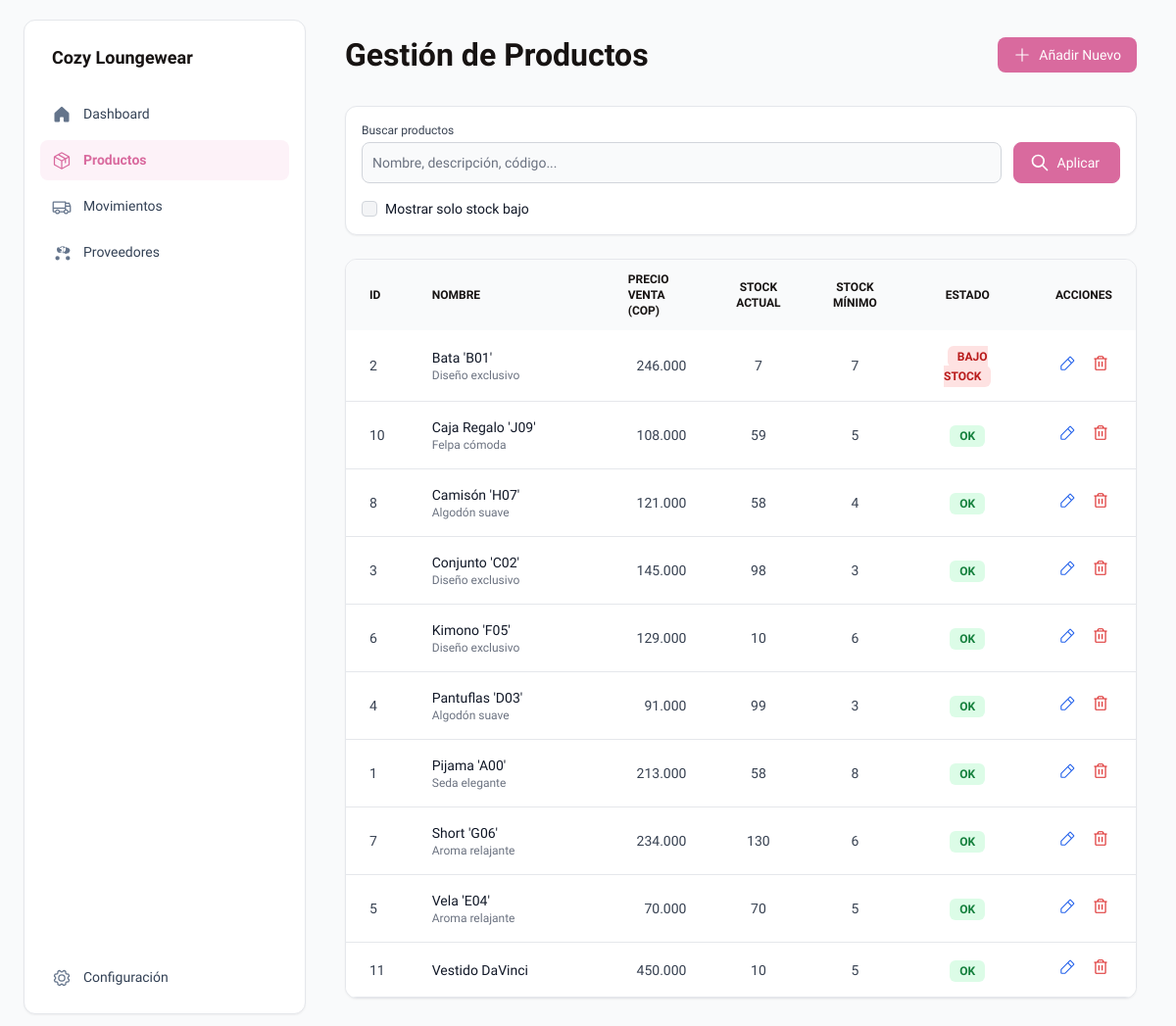
The page /productos on the database its author committed.
### tables this page shows
CREATE TABLE Producto (id INTEGER PRIMARY KEY AUTOINCREMENT, nombre TEXT NOT NULL UNIQUE, descripcion TEXT, precio_venta REAL NOT NULL, codigo_barras TEXT UNIQUE);

### app.py (the view)
@app.route('/productos')
def productos():
    search_query = request.args.get('q', '').strip()
    filtro_stock_bajo_str = request.args.get('filtro_stock_bajo', 'false')
    filtro_stock_bajo_activo = filtro_stock_bajo_str == 'true'
    base_query_sql = ''' SELECT p.id, p.nombre, p.descripcion, p.precio_venta, p.codigo_barras, COALESCE(i.cantidad, 0) as cantidad, COALESCE(i.stock_minimo, 5) as stock_minimo FROM Producto p LEFT JOIN Inventario i ON p.id = i.producto_id '''
    conditions = []
    params = []
    if search_query:
        conditions.append("(p.nombre LIKE ? OR p.descripcion LIKE ? OR p.codigo_barras LIKE ?)")
        like_query = f"%{search_query}%"
        params.extend([like_query, like_query, like_query])
    if filtro_stock_bajo_activo:
        conditions.append("(COALESCE(i.cantidad, 0) <= COALESCE(i.stock_minimo, 5) AND i.producto_id IS NOT NULL)")
    if conditions: base_query_sql += " WHERE " + " AND ".join(conditions)
    base_query_sql += " ORDER BY p.nombre ASC"
    lista_productos_raw = _ejecutar_consulta_db(base_query_sql, tuple(params), fetchall=True) or []
    lista_productos_procesada = []
    for prod_row in lista_productos_raw:
        prod_dict = dict(prod_row)
        cantidad = prod_dict.get('cantidad', 0)
        stock_minimo = prod_dict.get('stock_minimo', 5)
        if cantidad == 0: prod_dict['estado_texto'] = "SOLD OUT"
        elif cantidad <= stock_minimo: prod_dict['estado_texto'] = "BAJO STOCK"
        else: prod_dict['estado_texto'] = "OK"
        lista_productos_procesada.append(prod_dict)
    return render_template('productos.html', productos=lista_productos_procesada, search_query=search_query, filtro_stock_bajo_activo=filtro_stock_bajo_activo )

### app.py (called while the page is built)
def get_db_connection():
    db_url = os.environ.get('DATABASE_URL')
    if db_url:
        try:
            conn = psycopg2.connect(db_url)
            return conn
        except psycopg2.OperationalError as e:
            print(f"ERROR CRÍTICO: No se pudo conectar a PostgreSQL con DATABASE_URL: {e}")
            raise
    elif USE_SQLITE_LOCALLY_IF_NO_DB_URL:
        conn_sqlite = sqlite3.connect(DATABASE_PATH_SQLITE)
        conn_sqlite.row_factory = sqlite3.Row
        conn_sqlite.execute("PRAGMA foreign_keys = ON")
        return conn_sqlite
    else:
        raise ValueError("DATABASE_URL no está configurada y el fallback a SQLite local está deshabilitado.")

def _adapt_query(query_str, is_postgres_conn):
    if is_postgres_conn:
        return query_str.replace("?", "%s")
    return query_str

### templates/productos.html (shortened to what this page needs)
{% extends "base.html" %}
{% block page_title %}Gestión de Productos{% endblock %}
{% block page_actions %}
<a href="{{ url_for('agregar_producto') }}" class="bg-[#D96A9E] hover:bg-[#c75d8f] dark:bg-pink-600 dark:hover:bg-pink-700 text-white text-sm font-medium py-2 px-4 rounded-lg inline-flex items-center">
    <svg xmlns="http://www.w3.org/2000/svg" width="18px" height="18px" fill="currentColor" viewBox="0 0 256 256" class="mr-2"><path d="M224,128a8,8,0,0,1-8,8H136v80a8,8,0,0,1-16,0V136H40a8,8,0,0,1,0-16h80V40a8,8,0,0,1,16,0v80h80A8,8,0,0,1,224,128Z"></path></svg>
    Añadir Nuevo
</a>
{% endblock %}
{% block content %}
<div class="p-4">
    <div class="mb-6 bg-white dark:bg-slate-800 p-4 rounded-xl border border-gray-200 dark:border-slate-700 shadow-sm">
        <form method="GET" action="{{ url_for('productos') }}" id="filtrosProductosForm">
            <div class="flex flex-wrap md:flex-nowrap items-end gap-3 mb-4">
                <div class="flex-grow w-full md:w-auto">
                    <label for="search_query" class="block mb-1 text-xs font-medium text-gray-700 dark:text-slate-300">Buscar productos</label>
                    <input type="text" name="q" id="search_query" value="{{ search_query if search_query else '' }}" class="bg-gray-50 dark:bg-slate-700 border border-gray-300 dark:border-slate-600 text-gray-900 dark:text-slate-200 text-sm rounded-lg focus:ring-[#D96A9E] focus:border-[#D96A9E] block w-full p-2.5" placeholder="Nombre, descripción, código...">
                </div>
                <div class="flex gap-x-3 flex-shrink-0">
                    <button type="submit" class="p-2.5 px-5 text-sm font-medium text-white bg-[#D96A9E] rounded-lg border border-[#D96A9E] hover:bg-[#c75d8f] dark:bg-pink-600 dark:hover:bg-pink-700 focus:ring-4 focus:outline-none focus:ring-pink-300 dark:focus:ring-pink-800 inline-flex items-center">
                        <svg class="w-5 h-5 mr-1 -ml-1 md:mr-2" fill="none" stroke="currentColor" viewBox="0 0 24 24" xmlns="http://www.w3.org/2000/svg"><path stroke-linecap="round" stroke-linejoin="round" stroke-width="2" d="M21 21l-6-6m2-5a7 7 0 11-14 0 7 7 0 0114 0z"></path></svg>
                        <span class="hidden md:inline">Aplicar</span>
                    </button>
                </div>
            </div>
            <div class="flex items-center">
                <input id="filtro_stock_bajo" name="filtro_stock_bajo" type="checkbox" value="true"
                       class="w-4 h-4 text-[#D96A9E] bg-gray-100 dark:bg-slate-600 border-gray-300 dark:border-slate-500 rounded focus:ring-[#D96A9E] dark:focus:ring-offset-slate-800 focus:ring-2">
                <label for="filtro_stock_bajo" class="ml-2 text-sm font-medium text-gray-900 dark:text-slate-300">Mostrar solo stock bajo</label>
            </div>
        </form>
    </div>
    <div class="bg-white dark:bg-slate-800 rounded-xl border border-gray-200 dark:border-slate-700 shadow-sm overflow-hidden mt-6">
        <div class="overflow-x-auto">
            <table class="w-full text-sm text-left text-gray-700 dark:text-slate-300">
                <thead class="text-xs text-[#171312] dark:text-slate-200 uppercase bg-gray-50 dark:bg-slate-700">
                    <tr>
                        <th scope="col" class="px-6 py-3">ID</th>
                        <th scope="col" class="px-6 py-3 min-w-[200px]">Nombre</th>
                        <th scope="col" class="px-6 py-3">Precio Venta (COP)</th>
                        <th scope="col" class="px-6 py-3 text-center">Stock Actual</th>
                        <th scope="col" class="px-6 py-3 text-center">Stock Mínimo</th>
                        <th scope="col" class="px-6 py-3 text-center min-w-[130px]">Estado</th>
                        <th scope="col" class="px-6 py-3 text-center">Acciones</th>
                    </tr>
                </thead>
                <tbody>
                    {% if productos %}
                        {% for producto in productos %}
                        <tr class="bg-white dark:bg-slate-800 border-b dark:border-slate-700 hover:bg-gray-50 dark:hover:bg-slate-700/50">
                            <td class="px-6 py-4">{{ producto['id'] }}</td>
                            <td class="px-6 py-4">
                                <div class="font-medium text-gray-900 dark:text-slate-200">{{ producto['nombre'] }}</div>
                                <div class="text-xs text-gray-500 dark:text-slate-400">{{ producto['descripcion'] | truncate(70) if producto['descripcion'] else '' }}</div>
                            </td>
                            <td class="px-6 py-4 text-right">{{ "{:,.0f}".format(producto['precio_venta']).replace(",", ".") }}</td>
                            <td class="px-6 py-4 text-center">{{ producto['cantidad'] }}</td>
                            <td class="px-6 py-4 text-center">{{ producto['stock_minimo'] }}</td>
                            <td class="px-6 py-4 text-center">
                                {% if producto.estado_texto == 'SOLD OUT' %}
                                    <span class="px-2.5 py-1 text-xs font-semibold text-white bg-orange-500 dark:bg-orange-600 rounded-md">SOLD OUT</span>
                                {% elif producto.estado_texto == 'BAJO STOCK' %}
                                    <span class="px-2.5 py-1 text-xs font-semibold text-red-700 bg-red-100 dark:bg-red-700 dark:text-red-100 rounded-md">BAJO STOCK</span>
                                {% else %}
                                    <span class="px-2.5 py-1 text-xs font-semibold text-green-700 bg-green-100 dark:bg-green-700 dark:text-green-100 rounded-md">OK</span>
                                {% endif %}
                            </td>
                            <td class="px-6 py-4 whitespace-nowrap text-center">
                                <a href="{{ url_for('editar_producto', id=producto.id) }}" class="text-blue-600 dark:text-blue-400 hover:text-blue-800 dark:hover:text-blue-300 mr-3 inline-block" title="Editar">
                                </a>
                                <button type="button" class="delete-product-btn text-red-600 dark:text-red-400 hover:text-red-800 dark:hover:text-red-300 inline-block" title="Eliminar"
                                        data-product-id="{{ producto.id }}"
                                        data-product-name="{{ producto.nombre }}">
                                </button>
                            </td>
                        </tr>
                        {% endfor %}
                    {% endif %}
                </tbody>
            </table>
        </div>
    </div>
</div>
{% endblock %}

### templates/base.html (shortened to what this page needs)
<!DOCTYPE html>
<html lang="es" class="">
<head>
    <script src="https://cdn.tailwindcss.com?plugins=forms,container-queries"></script>
    <link rel="stylesheet" href="https://cdnjs.cloudflare.com/ajax/libs/font-awesome/6.5.1/css/all.min.css" xintegrity="sha512-DTOQO9RWCH3ppGqcWaEA1BIZOC6xxalwEsw9c2QQeAIftl+Vegovlnee1c9QX4TctnWMn13TZye+giMm8e2LwA==" />
    <link rel="stylesheet" href="{{ url_for('static', filename='css/style.css') }}">
</head>
<body class="bg-gray-50 dark:bg-slate-900 text-slate-900 dark:text-slate-200" style='font-family: Lexend, "Noto Sans", sans-serif;'>
    <div class="relative flex size-full min-h-screen flex-col group/design-root overflow-x-hidden">
        <div class="layout-container flex h-full grow flex-col">
            <div class="gap-1 px-6 flex flex-1 justify-start py-5">
                <aside class="layout-content-container flex flex-col w-72 mr-5">
                    <div class="flex h-full min-h-[700px] flex-col justify-between bg-white dark:bg-slate-800 p-4 rounded-xl border border-gray-200 dark:border-slate-700 shadow-sm">
                        <div class="flex flex-col gap-4">
                            <a href="{{ url_for('dashboard') }}" class="block px-3 py-2">
                                <h1 class="text-[#171312] dark:text-slate-200 text-lg font-bold leading-normal">Cozy Loungewear</h1>
                            </a>
                            <nav class="flex flex-col gap-1.5">
                                <a href="{{ url_for('dashboard') }}" class="flex items-center gap-3 px-3 py-2.5 rounded-lg {% if request.endpoint == 'dashboard' %}bg-pink-50 dark:bg-slate-700 text-[#D96A9E] font-semibold{% else %}text-slate-700 dark:text-slate-300 hover:bg-gray-100 dark:hover:bg-slate-700{% endif %}">
                                    <div class="{% if request.endpoint == 'dashboard' %}text-[#D96A9E]{% else %}text-slate-500 dark:text-slate-400{% endif %}">
                                    </div>
                                    <p class="text-sm leading-normal">Dashboard</p>
                                </a>
                                <a href="{{ url_for('productos') }}" class="flex items-center gap-3 px-3 py-2.5 rounded-lg {% if request.endpoint in ['productos', 'agregar_producto', 'editar_producto'] %}bg-pink-50 dark:bg-slate-700 text-[#D96A9E] font-semibold{% else %}text-slate-700 dark:text-slate-300 hover:bg-gray-100 dark:hover:bg-slate-700{% endif %}">
                                    <div class="{% if request.endpoint in ['productos', 'agregar_producto', 'editar_producto'] %}text-[#D96A9E]{% else %}text-slate-500 dark:text-slate-400{% endif %}">
                                    </div>
                                    <p class="text-sm leading-normal">Productos</p>
                                </a>
                                <a href="{{ url_for('movimientos') }}" class="flex items-center gap-3 px-3 py-2.5 rounded-lg {% if request.endpoint in ['movimientos', 'registrar_salida', 'registrar_entrada'] %}bg-pink-50 dark:bg-slate-700 text-[#D96A9E] font-semibold{% else %}text-slate-700 dark:text-slate-300 hover:bg-gray-100 dark:hover:bg-slate-700{% endif %}">
                                    <div class="{% if request.endpoint in ['movimientos', 'registrar_salida', 'registrar_entrada'] %}text-[#D96A9E]{% else %}text-slate-500 dark:text-slate-400{% endif %}">
                                    </div>
                                    <p class="text-sm leading-normal">Movimientos</p>
                                </a>
                                <a href="{{ url_for('proveedores_lista') }}" class="flex items-center gap-3 px-3 py-2.5 rounded-lg {% if request.endpoint in ['proveedores_lista', 'agregar_proveedor', 'editar_proveedor'] %}bg-pink-50 dark:bg-slate-700 text-[#D96A9E] font-semibold{% else %}text-slate-700 dark:text-slate-300 hover:bg-gray-100 dark:hover:bg-slate-700{% endif %}">
                                    <div class="{% if request.endpoint in ['proveedores_lista', 'agregar_proveedor', 'editar_proveedor'] %}text-[#D96A9E]{% else %}text-slate-500 dark:text-slate-400{% endif %}">
                                    </div>
                                    <p class="text-sm leading-normal">Proveedores</p>
                                </a>
                            </nav>
                        </div>
                        <div class="flex flex-col gap-1 mt-auto">
                            <a href="{{ url_for('settings') }}" class="flex items-center gap-3 px-3 py-2.5 rounded-lg {% if request.endpoint == 'settings' %}bg-pink-50 dark:bg-slate-700 text-[#D96A9E] font-semibold{% else %}text-slate-700 dark:text-slate-300 hover:bg-gray-100 dark:hover:bg-slate-700{% endif %}">
                                <div class="{% if request.endpoint == 'settings' %}text-[#D96A9E]{% else %}text-slate-500 dark:text-slate-400{% endif %}" data-icon="Gear" data-size="24px" data-weight="regular">
                                </div>
                                <p class="text-sm leading-normal">Configuración</p>
                            </a>
                        </div>
                    </div>
                </aside>
                <main class="layout-content-container flex flex-col max-w-[960px] flex-1">
                    <header class="flex flex-wrap justify-between gap-3 p-4 items-center">
                        <h2 class="text-[#171312] dark:text-slate-200 text-[32px] font-bold leading-tight min-w-72">
                            {% block page_title %}Título de Página{% endblock %}
                        </h2>
                        <div class="page-actions-container">
                            {% block page_actions %}{% endblock %}
                        </div>
                    </header>
                    {% block content %}
                    {% endblock %}
                </main>
            </div>
        </div>
    </div>
</body>
</html>

### static/css/style.css (style rules this page uses)
body { -webkit-font-smoothing: antialiased; -moz-osx-font-smoothing: grayscale; }

### rows shown on the page
Producto: id "2", nombre "Bata 'B01'", descripcion "Diseño exclusivo", precio_venta "246.000", cantidad "7", stock_minimo "7", shows "BAJO STOCK"
Producto: id "10", nombre "Caja Regalo 'J09'", descripcion "Felpa cómoda", precio_venta "108.000", cantidad "59", stock_minimo "5", shows "OK"
Producto: id "8", nombre "Camisón 'H07'", descripcion "Algodón suave", precio_venta "121.000", cantidad "58", stock_minimo "4", shows "OK"
Producto: id "3", nombre "Conjunto 'C02'", descripcion "Diseño exclusivo", precio_venta "145.000", cantidad "98", stock_minimo "3", shows "OK"
Producto: id "6", nombre "Kimono 'F05'", descripcion "Diseño exclusivo", precio_venta "129.000", cantidad "10", stock_minimo "6", shows "OK"
Producto: id "4", nombre "Pantuflas 'D03'", descripcion "Algodón suave", precio_venta "91.000", cantidad "99", stock_minimo "3", shows "OK"
Producto: id "1", nombre "Pijama 'A00'", descripcion "Seda elegante", precio_venta "213.000", cantidad "58", stock_minimo "8", shows "OK"
Producto: id "7", nombre "Short 'G06'", descripcion "Aroma relajante", precio_venta "234.000", cantidad "130", stock_minimo "6", shows "OK"
Producto: id "5", nombre "Vela 'E04'", descripcion "Aroma relajante", precio_venta "70.000", cantidad "70", stock_minimo "5", shows "OK"
Producto: id "11", nombre "Vestido DaVinci", precio_venta "450.000", cantidad "10", stock_minimo "5", shows "OK"
